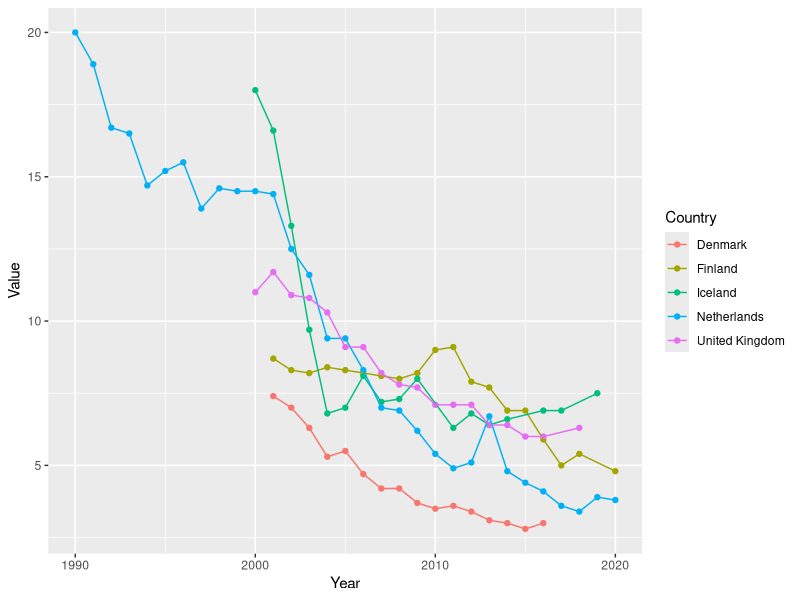
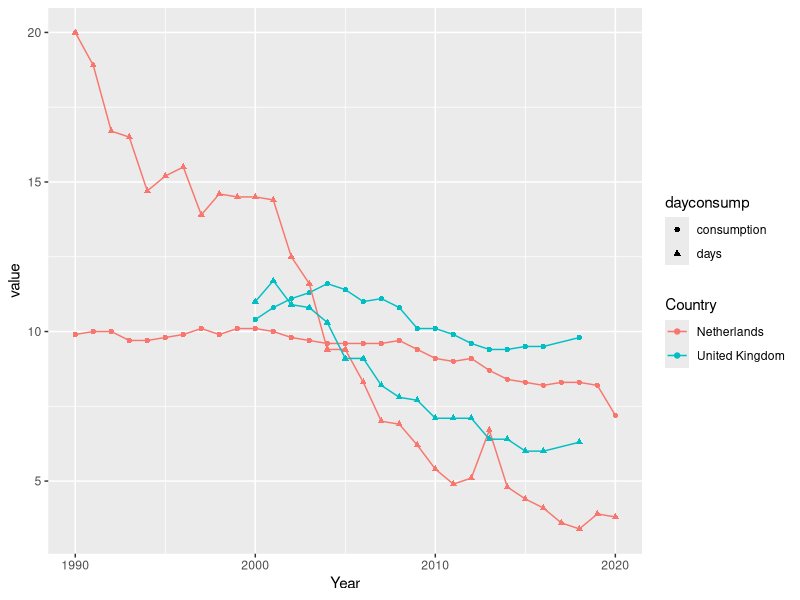

Reproduce these figures in R, in order. (Note: this script raises an error after producing the figures.)
#load packages
library(tidyverse)
library(dbplyr)

#read in hospital stay data and clean to show X countries of interest
hospital_days <- read_csv("hospital_days.csv")
glimpse(hospital_days)

clean_hospital_days <- hospital_days %>%  
  select(Country, Year, Value) %>% 
  filter(Country == "United Kingdom" | Country == "Netherlands" | Country == "Finland" | Country == "Denmark" | Country == "Iceland")

view(clean_hospital_days)

#plot hospital stay duration by country over time
plot_compare <- clean_hospital_days %>% 
  ggplot(aes(Year, Value, color = Country)) +
  geom_point() +
  geom_line()

plot_compare

#read in alcohol consumption data and clean to show X countries of interest
alcohol_consumption_raw <- read_csv("alc_consumption.csv")

clean_alcohol_consumption <- alcohol_consumption_raw %>% 
  select(Country, Year, Value, Measure) %>% 
  filter(Country == "United Kingdom" | Country == "Netherlands" | Country == "Finland" | Country == "Denmark" | Country == "Iceland") %>% 
  filter(Measure == "Litres per capita (15+)")

#plot alcohol consumption by country over time
plot_consumption <- clean_alcohol_consumption %>% 
  ggplot(aes(Year, Value, color = Country)) +
  geom_point() +
  geom_line()



#next want to combine to compare both 
#why have stays dropped but consumption stabilised in some places but not others?

joined <- left_join(clean_hospital_days, clean_alcohol_consumption, by = c("Country" = "Country", "Year" = "Year")) %>% 
  rename(days = Value.x,
         consumption = Value.y) 


#%>% 
 # select(Country:consumption)


joined_plot <- joined %>% 
  filter(Country == "United Kingdom" | Country == "Netherlands") %>% 
  pivot_longer(days:consumption, names_to = "dayconsump", values_to = "value")%>% 
  ggplot(aes(Year, value, group = paste0(dayconsump, Country), color = Country, shape = dayconsump)) +
  geom_point() +
  geom_line()
joined_plot  

days_discharges_consumption_plot <- joined_days_discharges_consumption %>% 
  #filter(Country == "United Kingdom" | Country == "Netherlands") %>%
  ggplot() +
  geom_point(aes(Year, days, color = Country)) +
  geom_line(aes(Year, days, color = Country))+
  geom_point(aes(Year, consumption, color = Country)) +
  geom_line(aes(Year, consumption, color = Country)) +
  geom_line(aes(Year, discharges, colour = Country))

days_discharges_consumption_plot  
